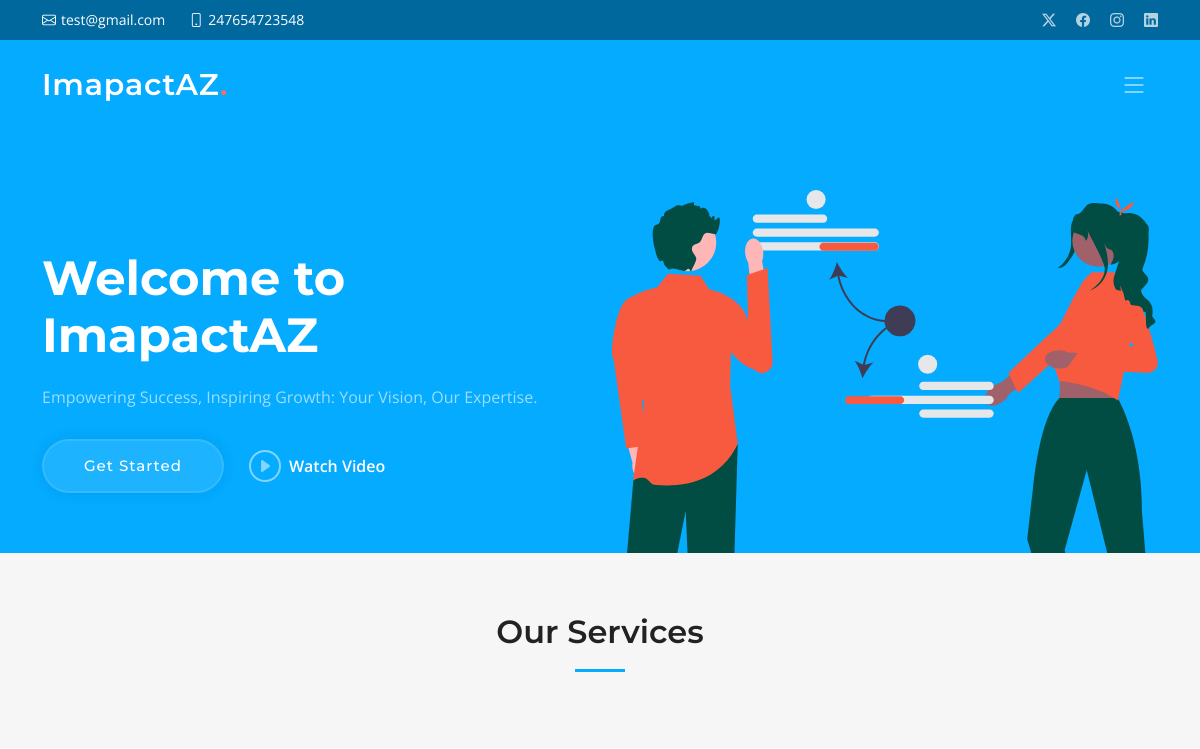
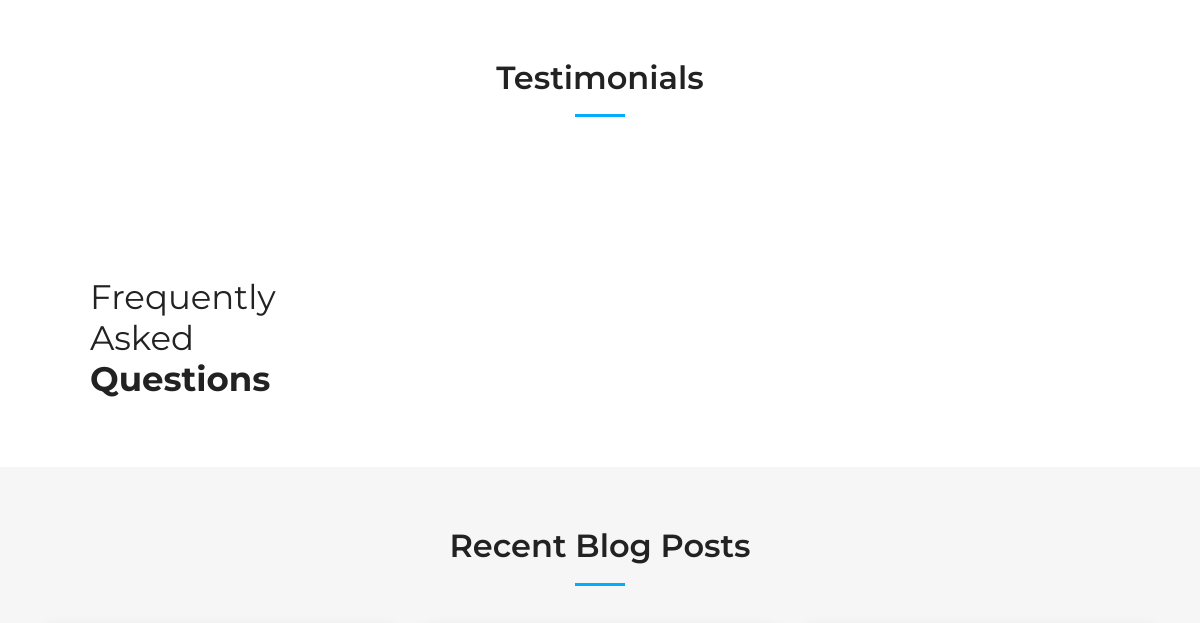
/ (upper part), run on an earlier commit of the app's database (2 pictures, top to bottom).
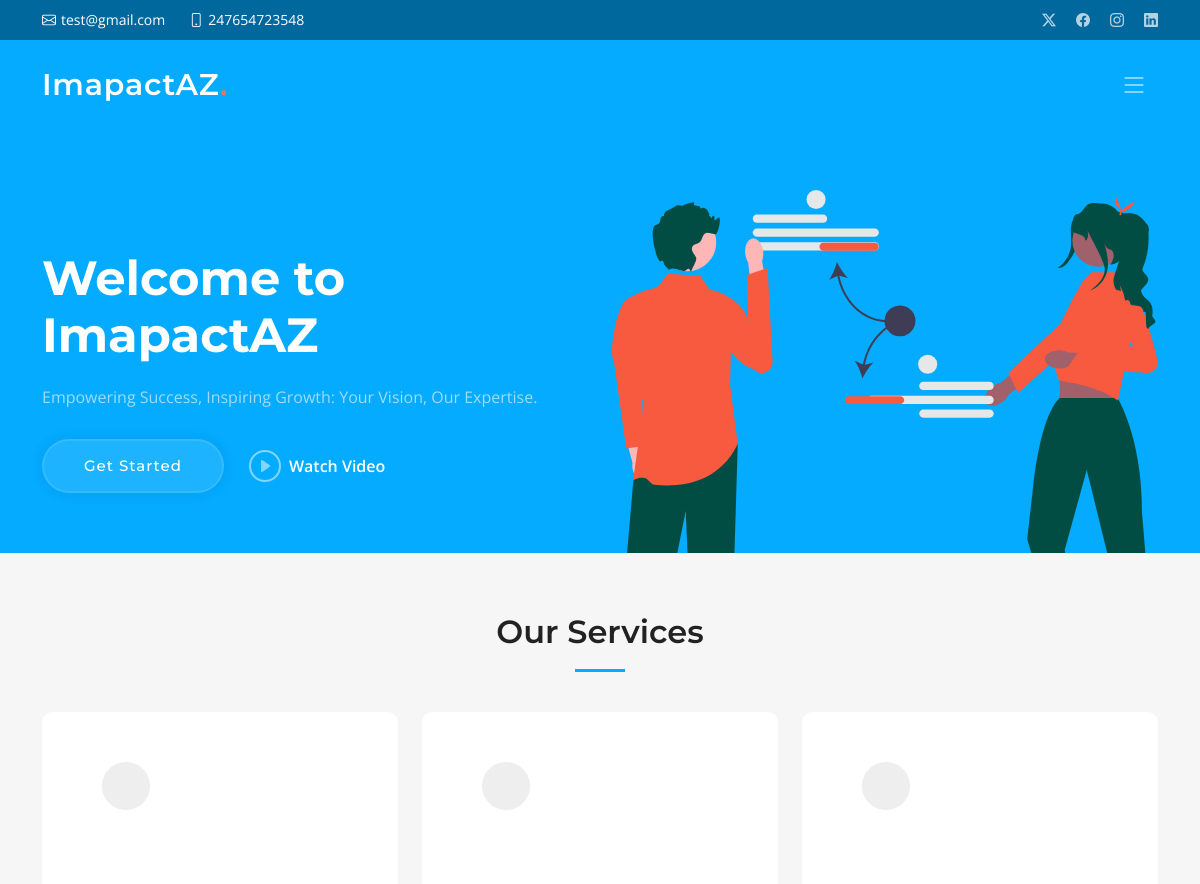
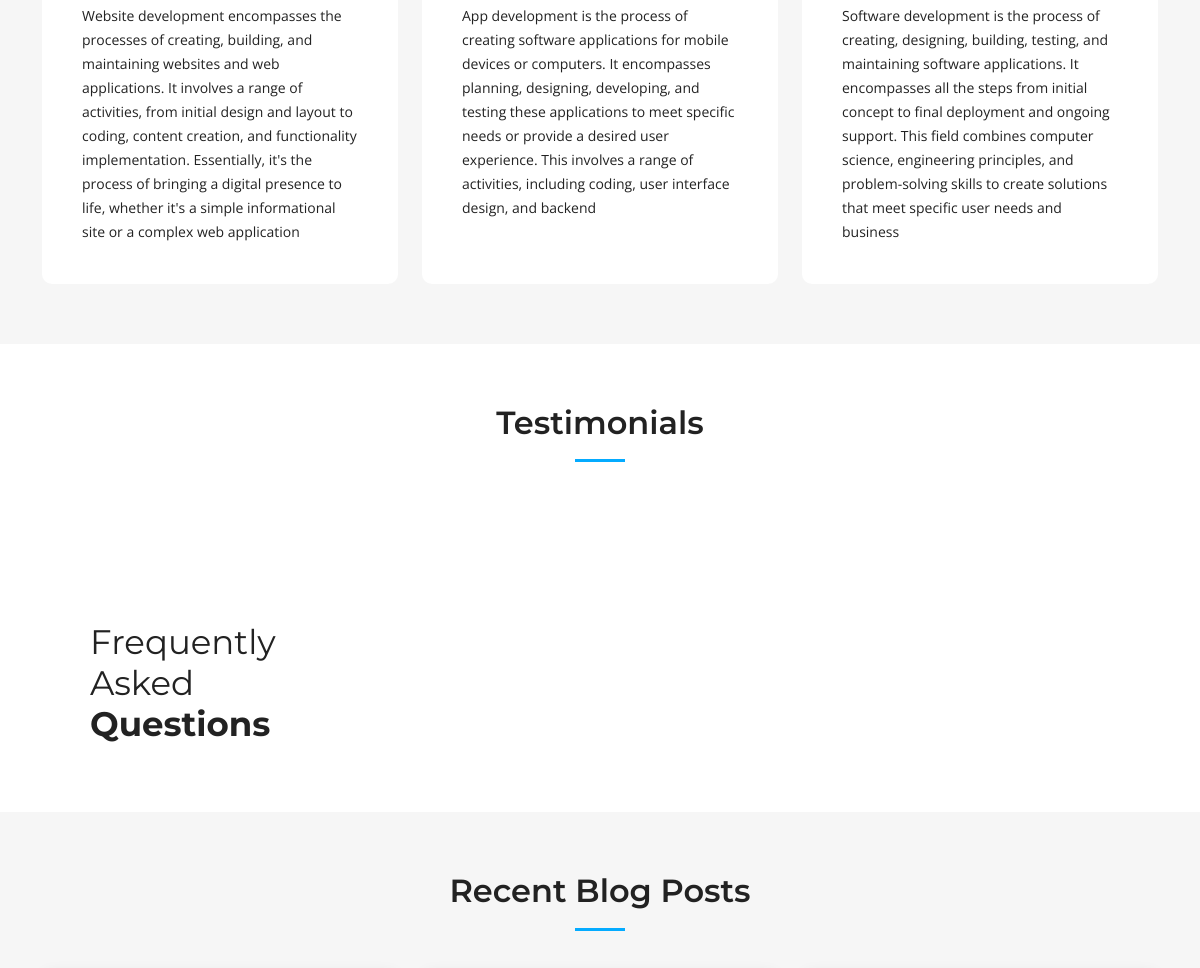
And on a later commit of the database (2 pictures, top to bottom).
### app/models.py (models this page shows, shortened)
class Service(models.Model):
    icon = models.CharField(max_length = 50, blank=True , null=True)
    title = models.CharField(max_length=255,unique=True)
    description = models.TextField()

### app/views.py (the view)
# urls.py: path('', index,name="home"),
def index(request):
    general_info = GeneralInfo.objects.first()  # Get the first GeneralInfo object
    services = Service.objects.all()
    testinomials = Testinomial.objects.all()
    faqs = FrequentlyAskedQuestion.objects.all()
    context = {
        'company_name': general_info.company_name,
        'location': general_info.location,
        'email': general_info.email,
        'phone': general_info.phone ,
        'open_hours': general_info.open_hours ,
        'video_url': general_info.video_url ,
        'twitter_url': general_info.twitter_url ,
        'facebook_url': general_info.facebook_url ,
        'instagram_url': general_info.instagram_url ,
        'linkedin_url': general_info.linkedin_url ,
        "services" : services,
        "testinomials" : testinomials,
        "faqs" : faqs,
    }
    return render(request,"index.html", context)

### templates/index.html (shortened to what this page needs)
{% extends 'assets/main.html' %}
{% load static %}
{% block mainContent %}
    <section id="services" class="services sections-bg">
      <div class="container" data-aos="fade-up">
        <div class="section-header">
          <h2>Our Services</h2>
        </div>
        <div class="row gy-4" data-aos="fade-up" data-aos-delay="100">
        {% for service in services %}
          <div class="col-lg-4 col-md-6">
            <div class="service-item  position-relative">
              <div class="icon">
              </div>
              <p>{{service.description}}</p>
            </div>
          </div>
        {% endfor  %}
        </div>
      </div>
    </section>
    <section id="testimonials" class="testimonials">
      <div class="container" data-aos="fade-up">
        <div class="section-header">
          <h2>Testimonials</h2>
        </div>
    </section>
    <section id="faq" class="faq">
      <div class="container" data-aos="fade-up">
        <div class="row gy-4">
          <div class="col-lg-4">
            <div class="content px-xl-5">
              <h3>Frequently Asked <strong>Questions</strong></h3>
            </div>
          </div>
          <div class="col-lg-8">
          </div>
        </div>
      </div>
    </section>
    <section id="recent-posts" class="recent-posts sections-bg">
      <div class="container" data-aos="fade-up">
        <div class="section-header">
          <h2>Recent Blog Posts</h2>
        </div>
        <div class="row gy-4">
        </div>
      </div>
    </section>
{% endblock mainContent %}

What changed in the data, as far as the page shows it:
added Service: description "Website development encompasses the processes of creating, building, and maintaining websites and web applications. It involves a range of activities, from initial design and layout to coding, content creation, and functionality implementation. Essentially, it's the process of bringing a digital presence to life, whether it's a simple informational site or a complex web application"
added Service: description "App development is the process of creating software applications for mobile devices or computers. It encompasses planning, designing, developing, and testing these applications to meet specific needs or provide a desired user experience. This involves a range of activities, including coding, user interface design, and backend"
added Service: description "Software development is the process of creating, designing, building, testing, and maintaining software applications. It encompasses all the steps from initial concept to final deployment and ongoing support. This field combines computer science, engineering principles, and problem-solving skills to create solutions that meet specific user needs and business"
